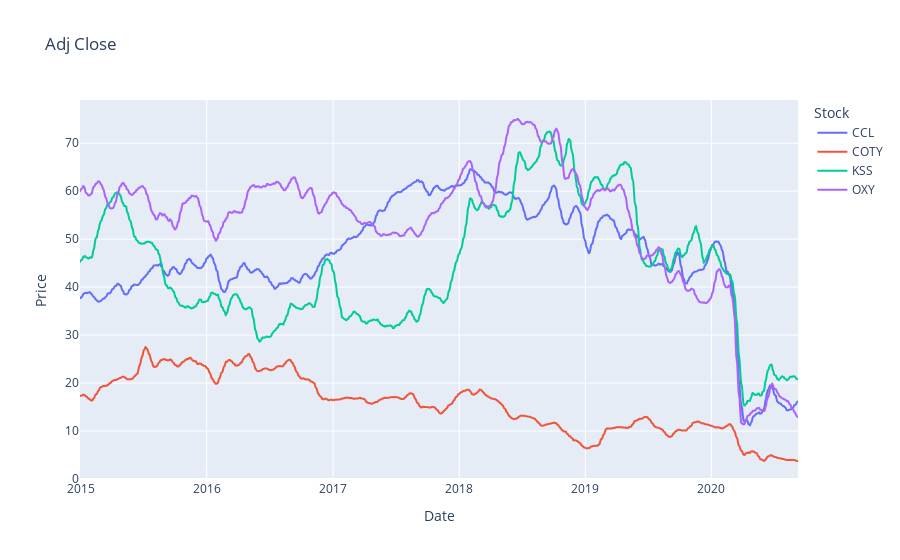

The notebook cell this image was saved under:
### Markdown cell above
# Visualizing the Data

### Code cell
px.line(stock_df['Adj Close'], 
        x=stock_df['Adj Close'].index, 
        y=stock_df['Adj Close'].columns,
        labels={'variable': 'Stock',
                'value': 'Price'},
        title='Adj Close')

### Figure 1 — Plotly figure (JSON) as saved in the notebook; plotly's stock layout.template omitted (floating-point values rounded to 4 significant figures; data arrays with more than 128 entries replaced by an {"elided": "..."} marker saying what was removed)
{"data": [{"hovertemplate": "Stock=CCL<br>Date=%{x}<br>Price=%{y}<extra></extra>", "legendgroup": "CCL", "line": {"color": "#636efa", "dash": "solid"}, "mode": "lines", "name": "CCL", "showlegend": true, "type": "scattergl", "x": {"elided": "1433 str values"}, "xaxis": "x", "y": {"elided": "1433 float values"}, "yaxis": "y"}, {"hovertemplate": "Stock=COTY<br>Date=%{x}<br>Price=%{y}<extra></extra>", "legendgroup": "COTY", "line": {"color": "#EF553B", "dash": "solid"}, "mode": "lines", "name": "COTY", "showlegend": true, "type": "scattergl", "x": {"elided": "1433 str values"}, "xaxis": "x", "y": {"elided": "1433 float values"}, "yaxis": "y"}, {"hovertemplate": "Stock=KSS<br>Date=%{x}<br>Price=%{y}<extra></extra>", "legendgroup": "KSS", "line": {"color": "#00cc96", "dash": "solid"}, "mode": "lines", "name": "KSS", "showlegend": true, "type": "scattergl", "x": {"elided": "1433 str values"}, "xaxis": "x", "y": {"elided": "1433 float values"}, "yaxis": "y"}, {"hovertemplate": "Stock=OXY<br>Date=%{x}<br>Price=%{y}<extra></extra>", "legendgroup": "OXY", "line": {"color": "#ab63fa", "dash": "solid"}, "mode": "lines", "name": "OXY", "showlegend": true, "type": "scattergl", "x": {"elided": "1433 str values"}, "xaxis": "x", "y": {"elided": "1433 float values"}, "yaxis": "y"}], "layout": {"legend": {"title": {"text": "Stock"}, "tracegroupgap": 0}, "title": {"text": "Adj Close"}, "xaxis": {"anchor": "y", "domain": [0, 1], "title": {"text": "Date"}}, "yaxis": {"anchor": "x", "domain": [0, 1], "title": {"text": "Price"}}}}
